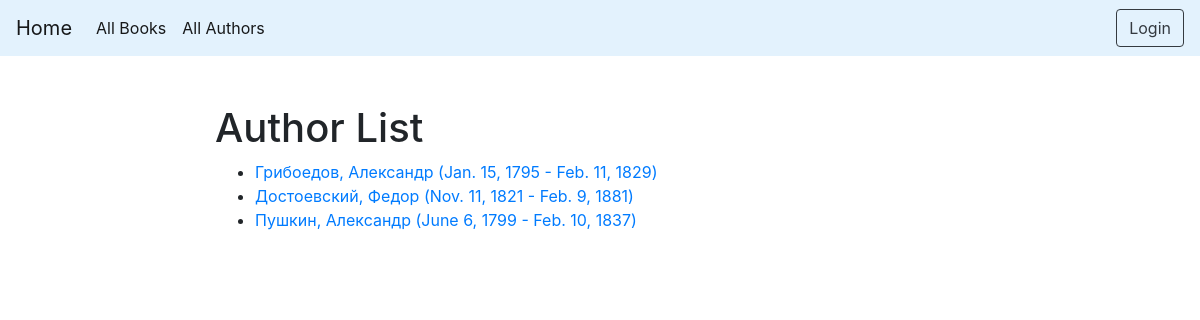
Screenshot of /catalog/authors/ with the database file from the repository.
### catalog/models.py (models this page shows)
class Author(models.Model):
    first_name = models.CharField('Имя', max_length=100, help_text='')
    last_name = models.CharField('Фамилия', max_length=100, help_text='')
    first_name_ml = models.CharField('Имя (родной язык)', max_length=100, null=True, blank=True, help_text='')
    last_name_ml = models.CharField('Фамилия (родной язык)', max_length=100, null=True, blank=True, help_text='')
    date_of_birth = models.DateField('Дата рождения', null=True, blank=True, help_text='')
    date_of_death = models.DateField('Дата смерти', null=True, blank=True, help_text='')
    class Meta:
        ordering = ['last_name', 'first_name']
        permissions = (("can_change_authors_data", "Add, edit, delete authors"),)
    def get_absolute_url(self):
        return reverse('author-detail', args=[str(self.id)])
    def __str__(self):
        return '{0}, {1}'.format(self.last_name, self.first_name)

### catalog/views.py (the view)
# urls.py: path('authors/', views.AuthorListView.as_view(), name='authors'),
class AuthorListView(generic.ListView):
    model = Author
    paginate_by = 10

### catalog/templates/catalog/author_list.html
{% extends "base_generic.html" %}
{% block content %}
<h1>Author List</h1>
{% if author_list %}
  <ul>
  {% for author in author_list %}
    <li>
      <a href="{{ author.get_absolute_url }}">
      {{ author }} ({{author.date_of_birth}} - {% if author.date_of_death %}{{author.date_of_death}}{% endif %})
      </a>
    </li>
  {% endfor %}
 </ul>
{% else %}
  <p>There are no authors available.</p>
{% endif %}
{% endblock %}

### rows the page displays
Author: last_name+first_name "Грибоедов, Александр", date_of_birth "Jan. 15, 1795", date_of_death "Feb. 11, 1829"
Author: last_name+first_name "Достоевский, Федор", date_of_birth "Nov. 11, 1821", date_of_death "Feb. 9, 1881"
Author: last_name+first_name "Пушкин, Александр", date_of_birth "June 6, 1799", date_of_death "Feb. 10, 1837"
